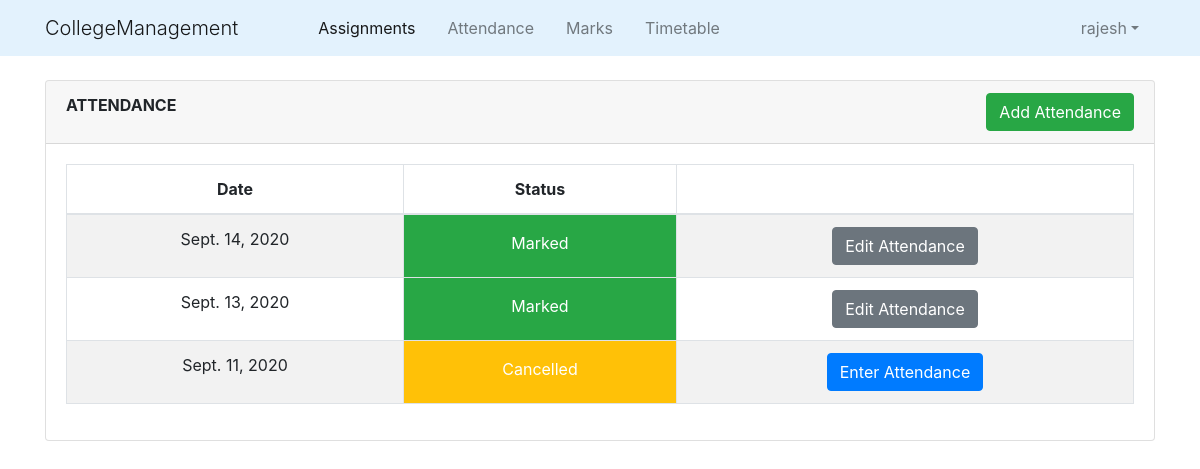
Page /staff/ClassDates/9/ (signed in) on the committed database.
### college_info/models.py (models this page shows, shortened)
class User(AbstractUser):
    @property
    def is_student(self):
        if hasattr(self,'student'):
            return True
        else:
            return False

class BatchAttendance(models.Model):
    teach = models.ForeignKey(Teaches,on_delete=models.CASCADE)
    date = models.DateField()
    status = models.IntegerField(default=0)

### college_info/views.py (the view)
# urls.py: path('staff/ClassDates/<slug:teaches_id>/',views.class_dates,name='staff_class_dates'),
@login_required()
def class_dates(request,teaches_id):
    if request.method == 'POST':
        form =AttendanceForm(request.POST)
        if form.is_valid():
            form.save()
            return HttpResponseRedirect(reverse('staff_class_dates',args=(teaches_id,)))
    else:
        now = timezone.now()
        form = AttendanceForm()
        form.fields['teach'].queryset = Teaches.objects.filter(staff__id=request.user.staff.id)
        teach = Teaches.objects.get(id = teaches_id)
        batch_attendance = teach.batchattendance_set.filter(date__lte=now).order_by('-date')
    return render(request,'college_info/class_dates.html',{'batch_attendance':batch_attendance,'form':form})

### college_info/models.py (called while the page is built)
    def __str__(self):
        return '{}'.format(self.name)

    def __str__(self):
        d = Dept.objects.get(name=self.department)
        return '{}:{}{}'.format(d.name,self.sem,self.section)

    def __str__(self):
        return '{}'.format(self.name)

    def __str__(self):
        btch = Batch.objects.get(id = self.batch_id)
        crs = Course.objects.get(id = self.course_id)
        stf = Staff.objects.get(id=self.staff_id)
        return '{}:{}'.format(btch,crs)

### college_info/templates/college_info/class_dates.html (shortened to what this page needs)
{% extends "college_info/base.html" %}
{% load crispy_forms_tags %}
{% block content %}
    <div class="container">
        <div class="card">
            <div class="card-header">
                <b>ATTENDANCE</b>
                <button type="button" class="btn btn-success float-right" data-toggle="modal" data-target="#attendanceform">Add Attendance</button>
            </div>
            <div class="card-body">
                <div class="table-responsive">
                    <table class="table table-bordered table-striped text-center">
                        <thead>
                            <tr>
                                <th>Date</th>
                                <th>Status</th>
                                <th>   </th>
                            </tr>
                        </thead>
                        <tbody>
                            {% for att in batch_attendance %}
                                <tr>
                                    <td>{{ att.date }}</td>
                                    {% if att.status == 0 %}
                                        <td class="p-3 mb-2 bg-danger text-white">Not Marked</td>
                                        <td>
                                            <a class="btn btn-primary" href="{% url 'staff_attendance' att.id %}" role="button">Enter Attendance</a>
                                            <a class="btn btn-warning" href="{% url 'cancel_class' att.id %}">Cancel Class</a>
                                        </td>
                                    {% elif att.status == 1 %}
                                        <td class="p-3 mb-2 bg-success text-white">Marked</td>
                                        <td><a class="btn btn-secondary" href="{% url 'edit_attd' att.id %}" role="button">Edit Attendance</a> </td>
                                    {% else %}
                                        <td class="p-3 mb-2 bg-warning text-white">Cancelled</td>
                                        <td><a class="btn btn-primary" href="{% url 'staff_attendance' att.id %}" role="button">Enter Attendance</a></td>
                                    {% endif %}
                                </tr>
                            {% empty %}
                                <p>No class taken.</p>
                            {% endfor %}
                        </tbody>
                    </table>
                </div>
            </div>
        </div>
    </div>
{% endblock content %}

### college_info/templates/college_info/base.html (shortened to what this page needs)
{% load static %}
<!DOCTYPE html>
<html lang="en" dir="ltr">
  <head>
    <link rel="stylesheet" href="https://maxcdn.bootstrapcdn.com/bootstrap/4.0.0/css/bootstrap.min.css">
    <link href="//cdn.bootcss.com/bootstrap-datetimepicker/4.17.44/css/bootstrap-datetimepicker.min.css" rel="stylesheet">
    <link rel="stylesheet" type="text/css" href="{% static 'college_info/style.css' %}">
    <link rel="stylesheet" href="http://code.jquery.com/ui/1.11.0/themes/smoothness/jquery-ui.css">
  </head>
  <body>
    <header class="site-header topheader">
      <nav class="navbar navbar-expand-md navbar-light fixed-top" style="background-color:#e3f2fd">
        {% if request.user.is_authenticated %}
        <div class="container">
          <span class="navbar-brand display-1">CollegeManagement</span>
          <div class="collapse navbar-collapse" id="navbarcontent">
            <div class="navbar-nav ml-5">
              <a class="nav-item nav-link active mx-2 " href="{% url 'home' %}">Assignments</a>
              {% if request.user.is_student %}
                <a class="nav-item nav-link mx-2" href="{% url 'student_attendance' request.user.student.roll_no %}">Attendance</a>
              {% else %}
                <a class="nav-item nav-link mx-2" href="{% url 'staff_teaches' request.user.staff.id 1%}">Attendance</a>
              {% endif %}
              <a class="nav-item nav-link mx-2" href="#">Marks</a>
              {% if request.user.is_student %}
                <a class="nav-item nav-link mx-2" href="{% url 'student_timetable' request.user.student.batch_id.id %}">Timetable</a>
              {% else %}
                <a class="nav-item nav-link mx-2" href="{% url 'staff_timetable' request.user.staff.id %}">Timetable</a>
              {% endif %}
            </div>
            <ul class="navbar-nav ml-auto">
              <li class="nav-item dropdown ml-5">
                <a class="nav-link dropdown-toggle mx-2 " id="navbarDropdown" data-toggle="dropdown" href="#">{{ request.user.username }}</a>
              </li>
            </ul>
          </div>
        </div>
        {% else %}
        <div class="container justify-content-center">
          <span class="navbar-brand display-1 ">CollegeManagement</span>
        </div>
        {% endif %}
      </nav>
    </header>
    {% block content %}{% endblock %}
  </body>
</html>

### college_info/static/college_info/style.css (style rules this page uses)
body { margin-top:5rem; }

### rows in the picture
User: user.username "rajesh"
BatchAttendance: date "Sept. 14, 2020", status "Marked"
BatchAttendance: date "Sept. 13, 2020", status "Marked"
BatchAttendance: date "Sept. 11, 2020", status "Cancelled"
